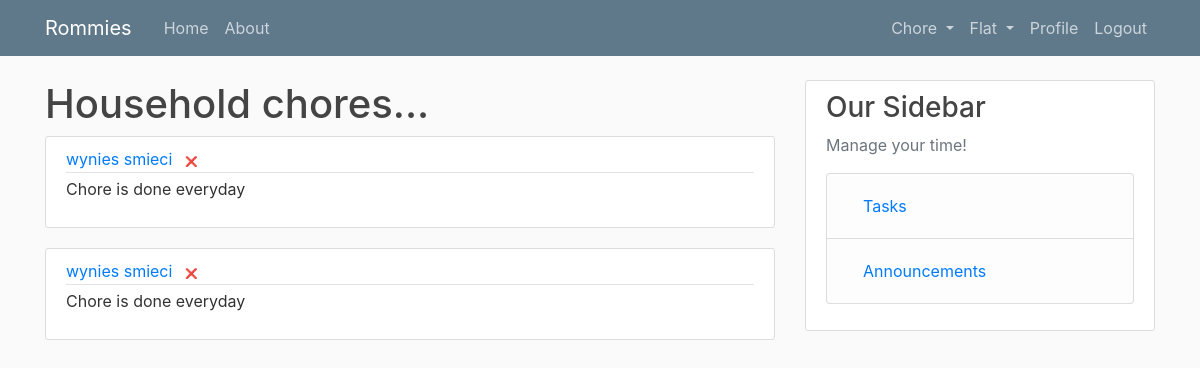
The page /chores_list/ (signed in) on the database as committed earlier.
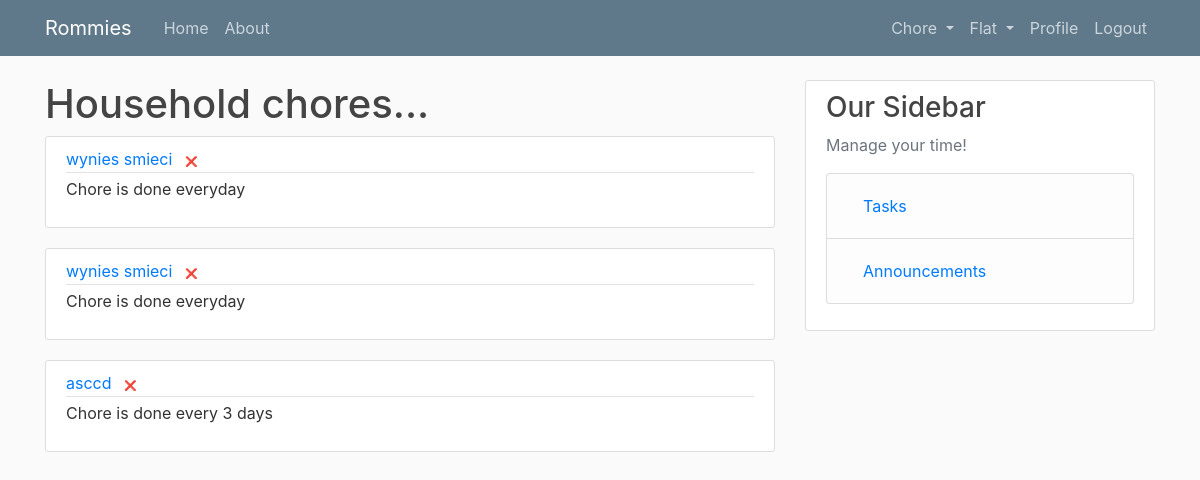
The same page on the database as committed later.
### flat/models.py (models this page shows)
class Chore(models.Model):
    name = models.CharField(max_length=100)
    flat = models.ForeignKey(Flat, on_delete=models.CASCADE)
    period = models.PositiveIntegerField(default=1, validators=[validate_nonzero])
    last_made = models.DateTimeField(default=timezone.now)
    def __str__(self):
        return self.name

### flat/views.py (the view)
# urls.py: path('chores_list/', views.chores_list, name='chores-list'),
@login_required
def chores_list(request):
    if request.user.profile.active_flat is None:
        return redirect('new-flat')
    else:
        context = {
            'chores': request.user.profile.active_flat.chore_set.all()
        }
        return render(request, 'flat/chores_list.html', context)

### flat/templates/flat/chores_list.html
{% extends "flat/base.html" %}
{% block content %}
    <h1>Household chores...</h1>
    {% for chore in chores %}
        <article class="media content-section">
          <div class="media-body">
            <div class="article-metadata">
              <a class="mr-2" href="#">{{ chore }}</a>
                <a href="{% url 'delete-chore' chore.id %}"><span style='font-size:10px;'>&#10060;</span></a>
            </div>
              {% if chore.period == 1 %}
               <p class="article-content">Chore is done everyday</p>
              {% else %}
               <p class="article-content">Chore is done every {{ chore.period }} days</p>
              {% endif %}
          </div>
        </article>
    {% endfor %}
{% endblock content %}

Rows that differ between the two databases and show on the page:
added Chore: name "asccd", period "3"
